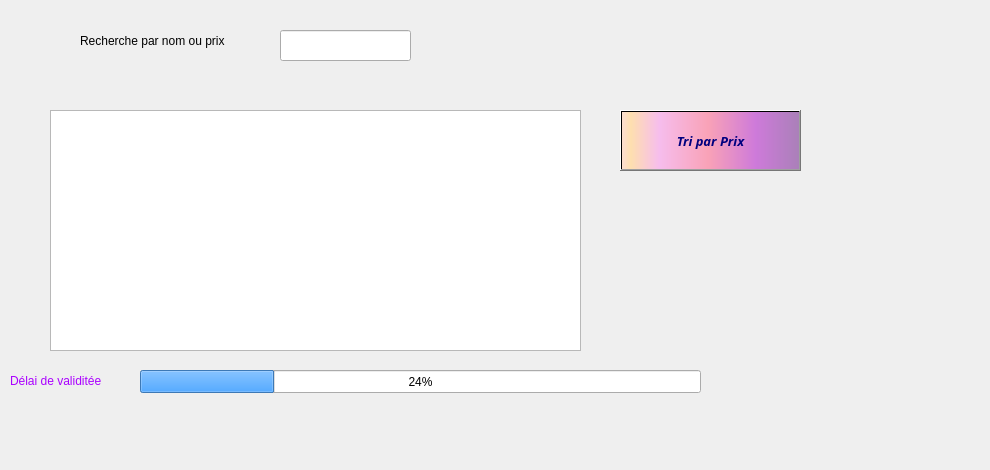
     <widget class="QWidget" name="tab_categorie_9">
      <attribute name="title">
       <string>Afficher</string>
      </attribute>
      <widget class="QLabel" name="label_categorie_36">
       <property name="geometry">
        <rect>
         <x>-70</x>
         <y>-30</y>
         <width>981</width>
         <height>461</height>
        </rect>
       </property>
       <property name="text">
        <string/>
       </property>
       <property name="pixmap">
        <pixmap>../../../../../../../../../../i/893983.jpg</pixmap>
       </property>
      </widget>
      <widget class="QPushButton" name="pushButton_categorie_14">
       <property name="geometry">
        <rect>
         <x>620</x>
         <y>110</y>
         <width>181</width>
         <height>61</height>
        </rect>
       </property>
       <property name="font">
        <font>
         <family>Lucida Calligraphy</family>
         <pointsize>10</pointsize>
         <weight>75</weight>
         <italic>true</italic>
         <bold>true</bold>
         <underline>false</underline>
         <strikeout>false</strikeout>
        </font>
       </property>
       <property name="styleSheet">
        <string notr="true">background-color: qlineargradient(spread:pad, x1:1, y1:0, x2:1, y2:0, stop:0.919598 rgba(255, 0, 111, 255), stop:0.98 rgba(0, 0, 0, 255), stop:1 rgba(235, 148, 61, 255));
color: rgb(0, 0, 127);
background-color: qlineargradient(spread:pad, x1:0, y1:0, x2:1, y2:0, stop:0.0100503 rgba(252, 222, 204, 255), stop:0.0502513 rgba(254, 223, 175, 255), stop:0.211055 rgba(246, 189, 237, 255), stop:0.487437 rgba(249, 162, 183, 255), stop:0.753769 rgba(206, 122, 218, 255), stop:1 rgba(170, 128, 185, 255));</string>
       </property>
       <property name="text">
        <string>Tri par Prix</string>
       </property>
       <property name="icon">
        <iconset>
         <normaloff>../../../../../../../../../../i/tri.png</normaloff>../../../../../../../../../../i/tri.png</iconset>
       </property>
       <property name="iconSize">
        <size>
         <width>45</width>
         <height>45</height>
        </size>
       </property>
      </widget>
      <widget class="QTableView" name="tab_categorie">
       <property name="geometry">
        <rect>
         <x>50</x>
         <y>110</y>
         <width>531</width>
         <height>241</height>
        </rect>
       </property>
      </widget>
      <widget class="QLineEdit" name="lineEdit_categorie_17">
       <property name="geometry">
        <rect>
         <x>280</x>
         <y>30</y>
         <width>131</width>
         <height>31</height>
        </rect>
       </property>
      </widget>
      <widget class="QLabel" name="label">
       <property name="geometry">
        <rect>
         <x>80</x>
         <y>10</y>
         <width>181</width>
         <height>61</height>
        </rect>
       </property>
       <property name="styleSheet">
        <string notr="true">font: 75 12pt &quot;Script MT Bold&quot;;</string>
       </property>
       <property name="text">
        <string>Recherche par nom ou prix</string>
       </property>
      </widget>
      <widget class="QLabel" name="label_2">
       <property name="geometry">
        <rect>
         <x>10</x>
         <y>10</y>
         <width>91</width>
         <height>71</height>
        </rect>
       </property>
       <property name="text">
        <string/>
       </property>
       <property name="pixmap">
        <pixmap>../../../../../../../../../../i/Sans titre-1.png</pixmap>
       </property>
      </widget>
      <widget class="QProgressBar" name="status">
       <property name="geometry">
        <rect>
         <x>140</x>
         <y>370</y>
         <width>561</width>
         <height>23</height>
        </rect>
       </property>
       <property name="styleSheet">
        <string notr="true">selection-background-color: rgb(85, 170, 255);</string>
       </property>
       <property name="value">
        <number>24</number>
       </property>
      </widget>
      <widget class="QLabel" name="label_5">
       <property name="geometry">
        <rect>
         <x>10</x>
         <y>350</y>
         <width>181</width>
         <height>61</height>
        </rect>
       </property>
       <property name="styleSheet">
        <string notr="true">font: 75 12pt &quot;Script MT Bold&quot;;
color: rgb(170, 0, 255);</string>
       </property>
       <property name="text">
        <string>Délai de validitée</string>
       </property>
      </widget>
     </widget>
